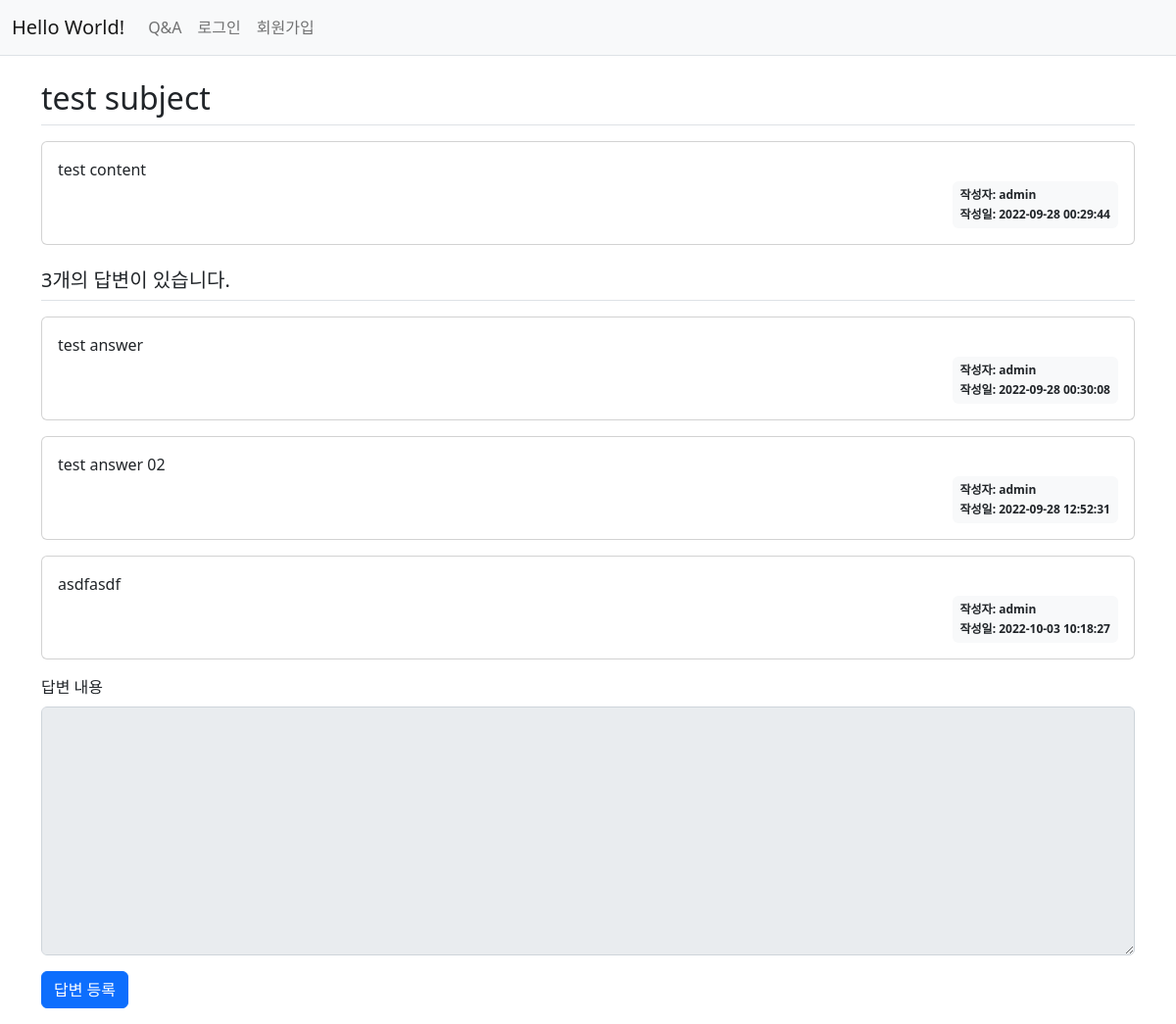
Page /board_qna/1/ on the earlier database version.
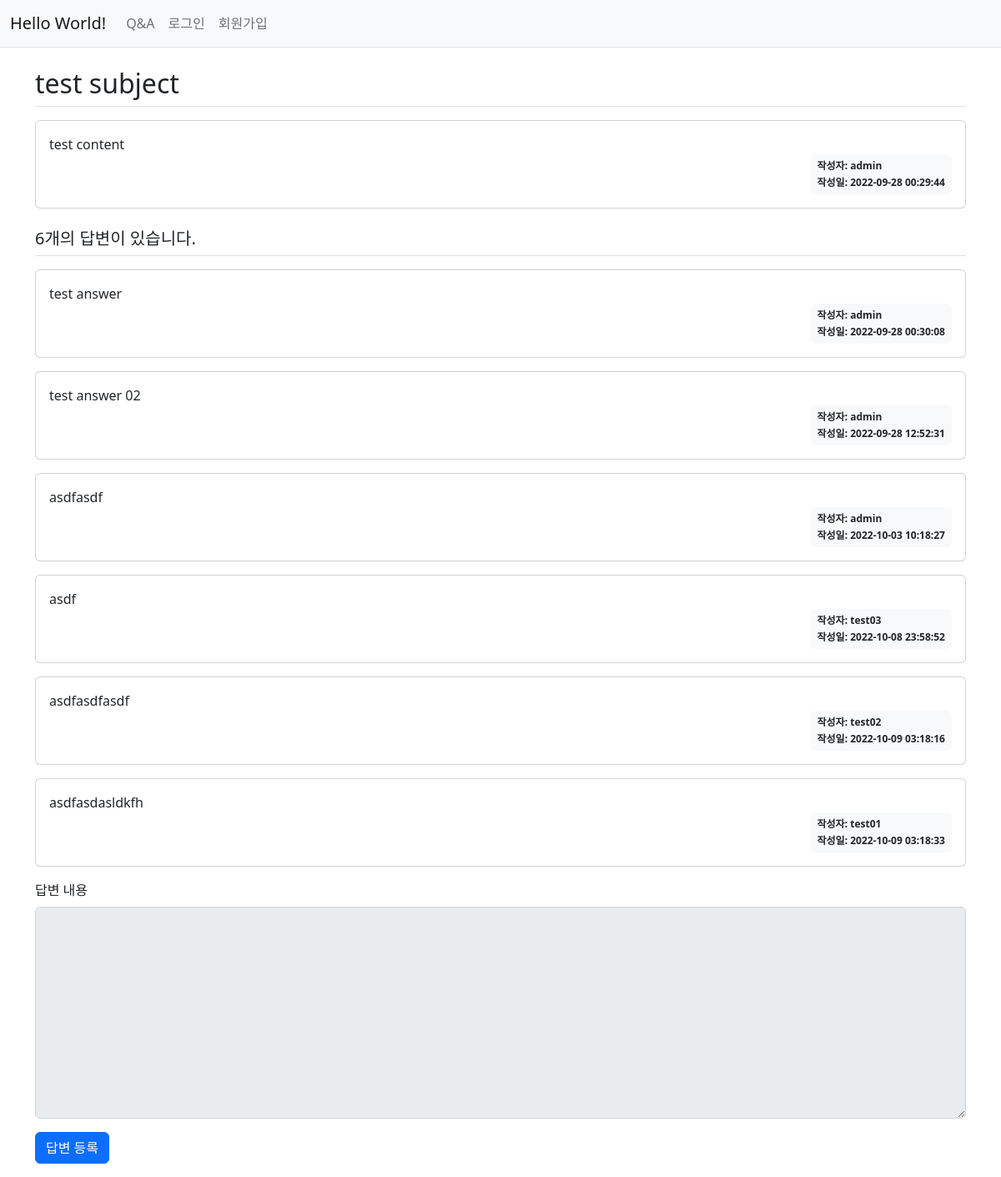
Same page on the later database version.
### board_qna/models.py (models this page shows, shortened)
class Question(models.Model):
    user = models.ForeignKey(User, on_delete=models.SET_NULL, null=True)
    subject = models.CharField(max_length=200)
    content = models.TextField()
    date_create = models.DateTimeField()

class Answer(models.Model):
    user = models.ForeignKey(User, on_delete=models.SET_NULL, null=True)
    question = models.ForeignKey(Question, on_delete=models.CASCADE)
    content = models.TextField()
    date_create = models.DateTimeField()

### board_qna/views.py (the view)
# urls.py: path('<int:question_id>/', views.detail, name='detail'),  # url for board_qna
def detail(request, question_id):
    question = get_object_or_404(Question, pk=question_id)  # returns 404 instead of 500 when requested not existing question_id
    context = {'question': question}
    return render(request, 'board_qna/question_detail.html', context)

### templates/board_qna/question_detail.html (shortened to what this page needs)
{% extends 'base.html' %}
{% block content %}
<div class="container my-3">
  <h2 class="border-bottom py-2">{{ question.subject }}</h2>
  <div class="card my-3">
    <div class="card-body">
      <div class="card-text" style="white-space: pre-line;">{{ question.content }}</div>
      <div class="d-flex justify-content-end">
        <div class="badge bg-light text-dark p-2 text-start">
          <div class="mb-2">작성자: {{ question.user.username }}</div>
          <div>작성일: {{ question.date_create|date:'Y-m-d H:i:s' }}</div>
        </div>
      </div>
    </div>
  </div>
  <h5 class="border-bottom my-3 py-2">{{question.answer_set.count}}개의 답변이 있습니다.</h5>
  {% for answer in question.answer_set.all %}
    <div class="card my-3">
      <div class="card-body">
        <div class="card-text" style="white-space: pre-line;">{{ answer.content }}</div>
        <div class="d-flex justify-content-end">
          <div class="badge bg-light text-dark p-2 text-start">
            <div class="mb-2">작성자: {{ answer.user.username }}</div>
            <div>작성일: {{ answer.date_create|date:'Y-m-d H:i:s' }}</div>
          </div>
        </div>
      </div>
    </div>
  {% endfor %}
  <form action="{% url 'board_qna:answer_create' question.id %}" method="post" class="my-3">
    <div class="mb-3">
      <label for="content" class="form-label">답변 내용</label>
      <textarea
        {% if not user.is_authenticated %} disabled {% endif %}
        name="content"
        id="content"
        class="form-control"
        rows="10"></textarea>
    </div>
    <input type="submit" value="답변 등록" class="btn btn-primary">
  </form>
</div>
{% endblock %}

### templates/base.html (shortened to what this page needs)
{% load static %}
<!doctype html>
<html lang="ko">
<head>
  <link rel="stylesheet" type="text/css" href="{% static 'bootstrap.min.css' %}">
  <link rel="stylesheet" type="text/css" href="{% static 'style.css' %}">
</head>
<body>
{% include "navbar.html" %}
{% block content %}
{% endblock %}
</body>
</html>

### templates/navbar.html (shortened to what this page needs)
<nav class="navbar navbar-expand-lg navbar-light bg-light border-bottom">
  <div class="container-fluid">
    <a class="navbar-brand" href="/">Hello World!</a>
    <div class="collapse navbar-collapse" id="navbarSupportedContent">
      <ul class="navbar-nav me-auto mb-2 mb-lg-0">
        <li class="nav-item">
          <a class="nav-link" href="{% url 'board_qna:index' %}">Q&A</a>
        </li>
        <li class="nav-item">
          {% if user.is_authenticated %}
            <a class="nav-link" href="{% url 'common:logout' %}">로그아웃</a>
          {% else %}
            <a class="nav-link" href="{% url 'common:login' %}">로그인</a>
          {% endif %}
        </li>
        <li class="nav-item">
          {% if not user.is_authenticated %}
            <a class="nav-link" href="{% url 'common:signup' %}">회원가입</a>
          {% else %}
            <a class="nav-link" href="{% url 'common:user_drop' %}">회원탈퇴({{ user.username }})</a>
          {% endif %}
        </li>
      </ul>
    </div>
  </div>
</nav>

Differences in the rows shown:
computed for Question "test subject": answer_set.count "3" → "6"
added Answer: content "asdf", user.username "test03", date_create "2022-10-08 23:58:52"
added Answer: content "asdfasdfasdf", user.username "test02", date_create "2022-10-09 03:18:16"
added Answer: content "asdfasdasldkfh", user.username "test01", date_create "2022-10-09 03:18:33"
